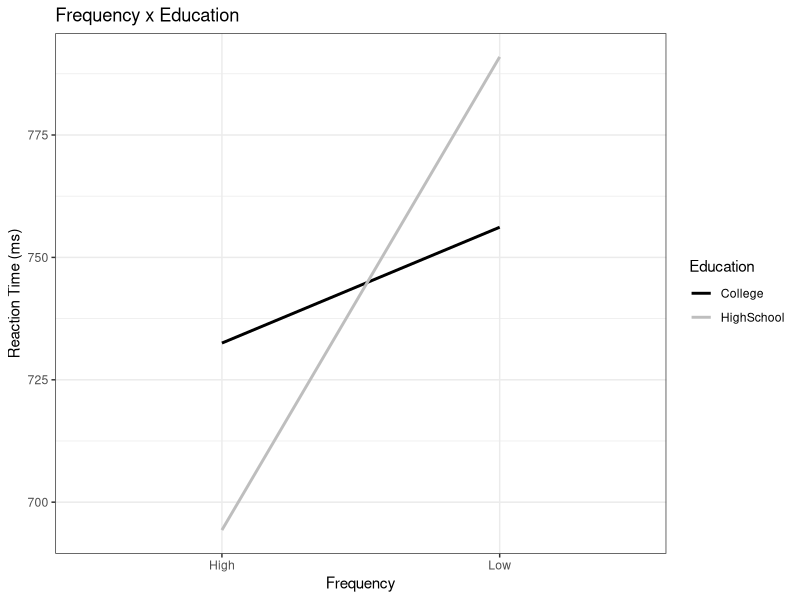
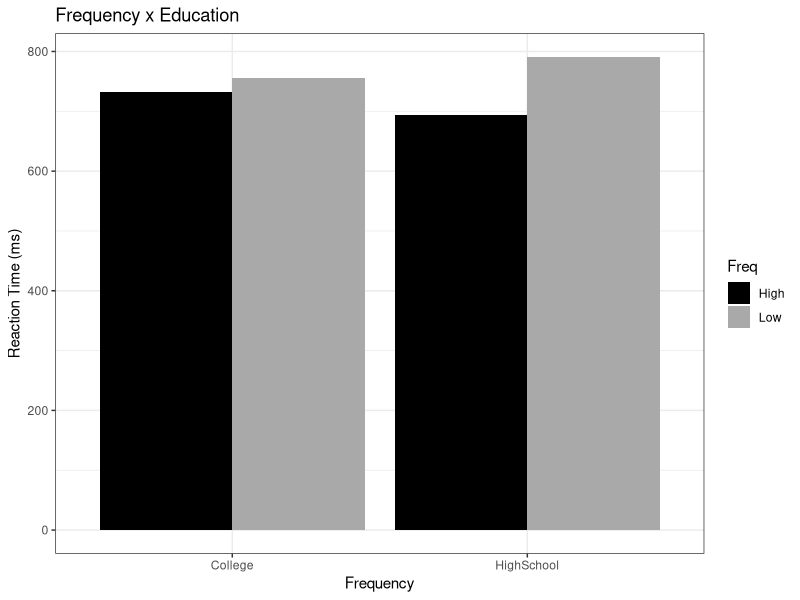
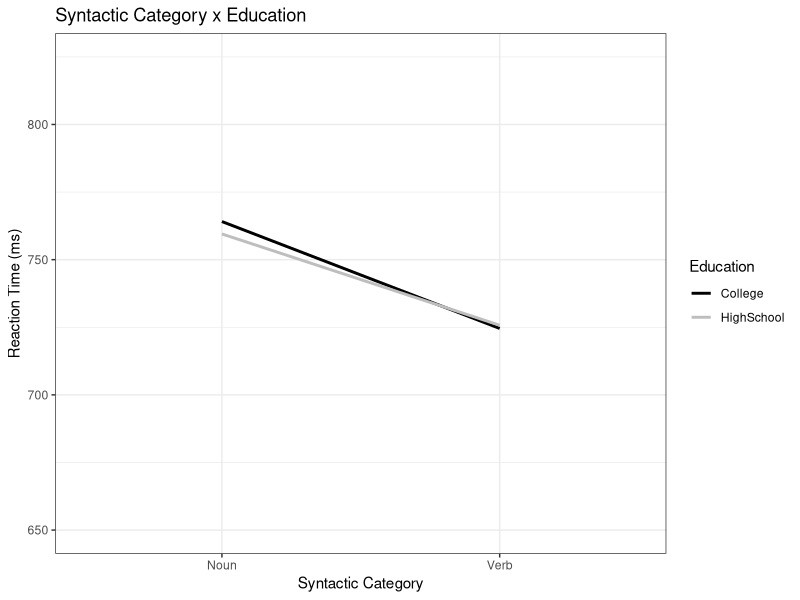
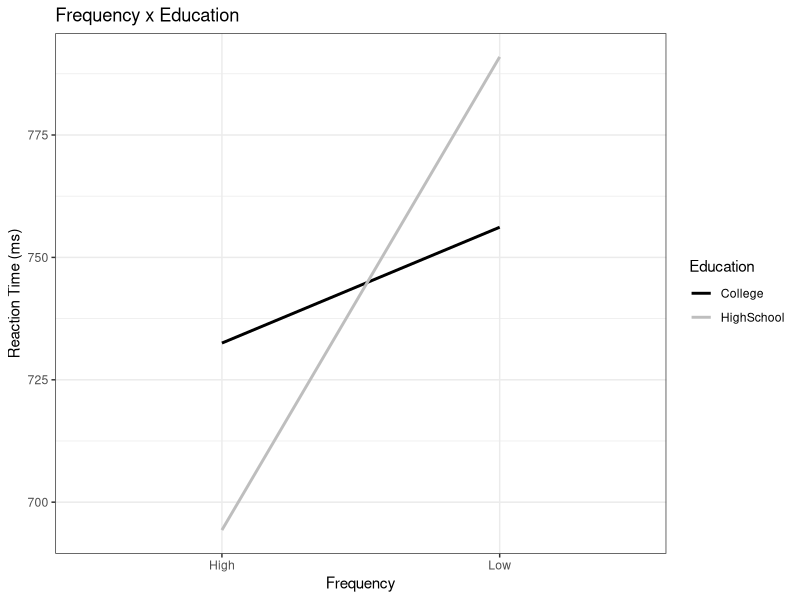
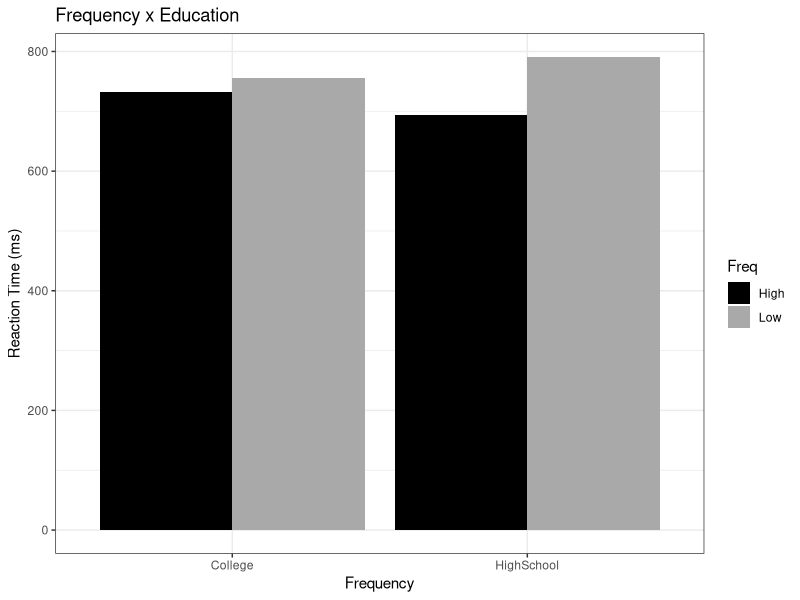
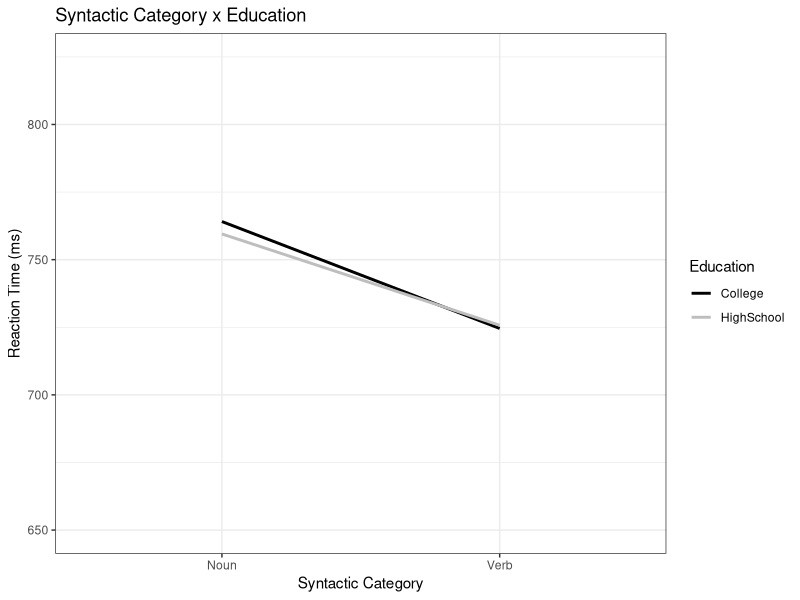

Source code (R) for these figures, in order: (Note: this script raises an error after producing the figures.)
# Figure 1
ddat = read.delim("dorami_part.txt")

library(ggplot2)

ggplot(data = ddat, 
       mapping = aes(x = Freq, y = RT, group = Education, color = Education)) +
  geom_line(stat = "summary", fun = mean, linewidth = 1) +
  scale_color_manual(values = c("black", "grey")) +
  labs(title = "Frequency x Education", x = "Frequency", 
       y = "Reaction Time (ms)") +
  theme_bw()

ggsave(filename = "ch10.figure1.tiff", height = 1350, width = 1800, units = "px",
       compression = c("lzw"), dpi = 300)

# Figure 2
ggplot(ddat, aes(y=RT, x=Education, fill=Freq, group=Freq)) +
  geom_bar(stat = "summary", fun = mean, position = "dodge") +
  scale_fill_manual(values=c("black", "darkgrey")) +
  labs(title = "Frequency x Education", x = "Frequency", 
       y = "Reaction Time (ms)") +
  theme_bw()

ggsave(filename = "ch10.figure2.tiff", height = 1350, width = 1800, units = "px",
       compression = c("lzw"), dpi = 300)

# Figure 3
ggplot(data = ddat, 
       mapping = aes(x = SynCat, y = RT, group = Education, color = Education)) +
  geom_line(stat = "summary", fun = mean, linewidth = 1) +
  scale_color_manual(values = c("black", "grey")) +
  coord_cartesian(ylim = c(650, 825)) +
  labs(title = "Syntactic Category x Education", x = "Syntactic Category", 
       y = "Reaction Time (ms)") +
  theme_bw()

ggsave(filename = "ch10.figure3.tiff", height = 1350, width = 1800, units = "px",
       compression = c("lzw"), dpi = 300)

# Figure 4
library(lsmeans)
ddat.all = read.delim("doramiR.txt")
ddat.clean = na.omit(ddat.all) 
ddat.clean$Participant = as.factor(ddat.clean$Participant)
ddat.part.aov = aov(RT ~ Education * SynCat * Freq +
                      +	Error(Participant / (SynCat * Freq)), data = ddat.clean)
ddat.lsmeans = as.data.frame(
  lsmeans(ddat.part.aov, c("Education", "SynCat", "Freq"))
)
library(ggplot2)
ggplot(data = ddat.lsmeans, 
       mapping = aes(x = Education, y = lsmean, group = Freq, 
                     color = Freq)) +
  facet_grid(. ~ SynCat) +
  geom_line(stat = "identity", linewidth = 1) + geom_point(stat = "identity") +
  geom_errorbar(mapping = aes(ymin = lower.CL, ymax = upper.CL), 
                width = .1, linewidth = 1, linetype = 1) +
  scale_color_manual(values = c("black", "darkgrey")) +
  coord_cartesian(ylim = c(550, 900)) +
  labs(x = "Education", y = "least square means",
       title = "Education x Frequency x SynCat", color="Frequency") +
  theme_bw()

ggsave(filename = "ch10.figure4.tiff", height = 1350, width = 1800, units = "px",
       compression = c("lzw"), dpi = 300)
